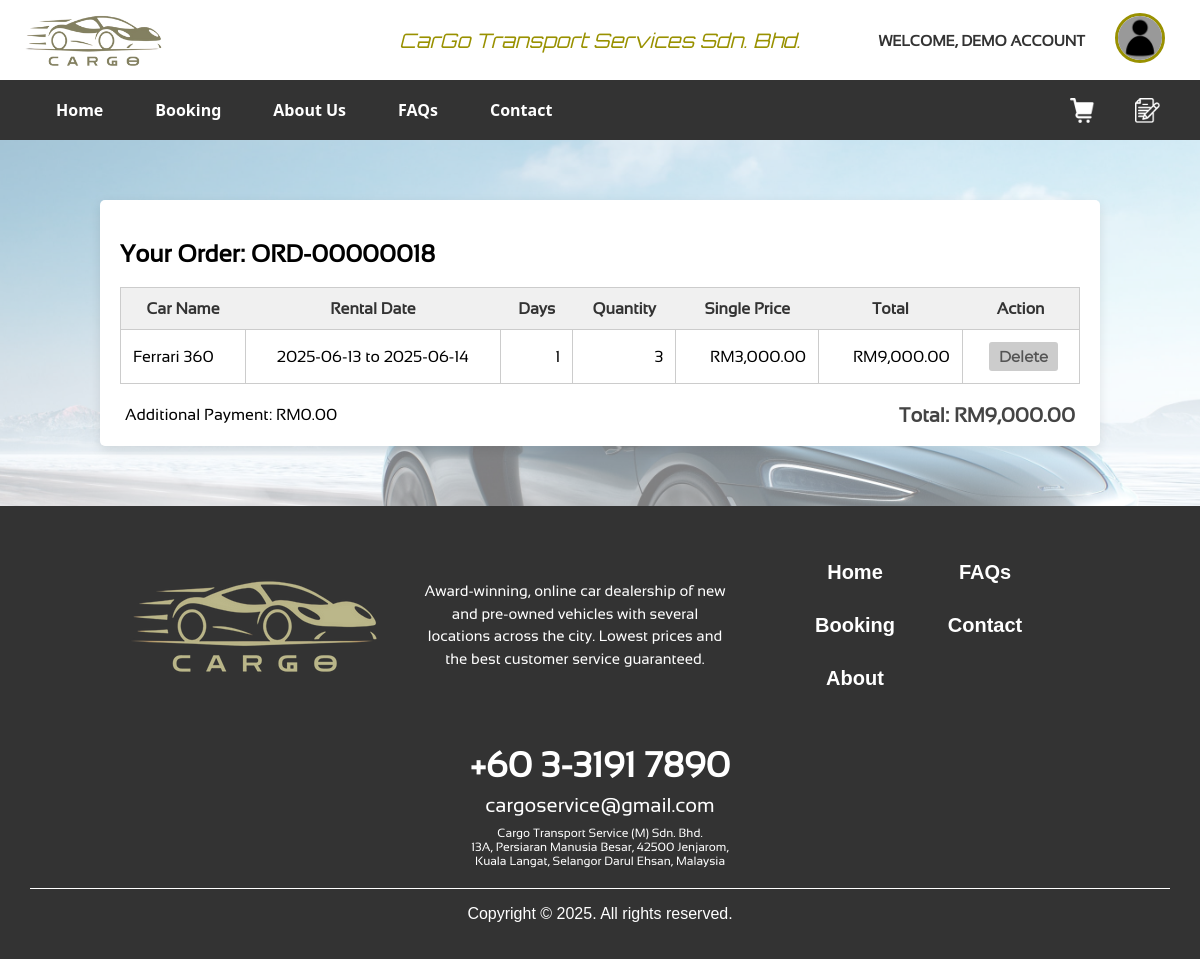
The app's page /order_item.php?order_id=18 (signed in) with its own data.
### tables this page shows
CREATE TABLE `order_items` (
  `order_item_id` int(11) NOT NULL AUTO_INCREMENT,
  `order_id` int(11) NOT NULL,
  `car_id` int(11) NOT NULL,
  `car_name` varchar(100) NOT NULL,
  `single_price` decimal(10,2) DEFAULT NULL,
  `quantity` int(11) DEFAULT NULL,
  `begin_date` date DEFAULT NULL,
  `end_date` date DEFAULT NULL,
  `rental_days` int(11) DEFAULT NULL,
  `final_price` decimal(10,2) DEFAULT NULL,
  PRIMARY KEY (`order_item_id`),
  KEY `order_id` (`order_id`),
  CONSTRAINT `order_items_ibfk_1` FOREIGN KEY (`order_id`) REFERENCES `orders` (`order_id`) ON DELETE CASCADE
);

CREATE TABLE `orders` (
  `order_id` int(11) NOT NULL AUTO_INCREMENT,
  `user_id` int(11) NOT NULL,
  `username` varchar(100) DEFAULT NULL,
  `full_name` varchar(150) DEFAULT NULL,
  `email` varchar(100) DEFAULT NULL,
  `phone_number` varchar(20) DEFAULT NULL,
  `payment_method` enum('card','bank','cash') NOT NULL,
  `card_number` varchar(30) DEFAULT NULL,
  `cardholder_name` varchar(100) DEFAULT NULL,
  `bank_name` varchar(100) DEFAULT NULL,
  `bank_account` varchar(100) DEFAULT NULL,
  `created_at` timestamp NOT NULL DEFAULT current_timestamp(),
  `addition_payment` decimal(10,2) NOT NULL DEFAULT 0.00,
  `total_price` decimal(10,2) NOT NULL DEFAULT 0.00,
  PRIMARY KEY (`order_id`)
);

### order_item.php (the view, shortened to what this page needs)
<?php
    require_once "include/connection.php";
    $order_id = isset($_GET['order_id']) ? intval($_GET['order_id']) : 0;
    $sql = "SELECT * FROM order_items WHERE order_id = ?";
    $stmt = $conn->prepare($sql);
    $stmt->bind_param("i", $order_id);
    $stmt->execute();
    $result = $stmt->get_result();
    $order_items = $result->fetch_all(MYSQLI_ASSOC);
    $stmt = $conn->prepare("SELECT addition_payment, total_price FROM orders WHERE order_id = ?");
    $stmt->bind_param("i", $order_id);
    $stmt->execute();
    $stmt->bind_result($addition_payment, $total_price);
    $current_date = date("Y-m-d");
?>
<!DOCTYPE html>
<html lang="en">
<head>
    <link rel="stylesheet" href="styles/font.css">
    <link rel="stylesheet" href="styles/main.css">
    <link rel="stylesheet" href="styles/order_item.css">
    <link rel="stylesheet" href="styles/notification.css">
</head>
<body>
    <?php include ("include/header.php")?>
    <div class="main-content">
        <div class="cart-container">
            <?php
                $formatted_order_id = 'ORD-' . str_pad($order_id, 8, '0', STR_PAD_LEFT);
            ?>
            <h2>Your Order: <?= htmlspecialchars($formatted_order_id) ?></h2>
            <?php if (count($order_items) > 0): ?>
            <table class="cart-table">
                <thead>
                    <tr>
                        <th>Car Name</th>
                        <th>Rental Date</th>
                        <th>Days</th>
                        <th>Quantity</th>
                        <th>Single Price</th>
                        <th>Total</th>
                        <th>Action</th>
                    </tr>
                </thead>
                <tbody>
                    <?php
                    foreach ($order_items as $item):
                        $total = $item['final_price'];
                        $begin_date = $item['begin_date'];
                        $isCancelable = strtotime($current_date) < strtotime($begin_date);
                    ?>
                        <tr>
                            <td id="str"> <?= htmlspecialchars($item['car_name']) ?> </td>
                            <td id="dateOrBtn"> <?= htmlspecialchars($item['begin_date']) ?> to <?= htmlspecialchars($item['end_date'])?></td>
                            <td> <?= htmlspecialchars($item['rental_days']) ?> </td>
                            <td> <?= htmlspecialchars($item['quantity']) ?> </td>
                            <td> RM<?= number_format($item['single_price'], 2) ?> </td>
                            <td> RM<?= number_format($total, 2) ?> </td>
                            <td id="dateOrBtn">
                                <?php if ($isCancelable): ?>
                                    <button id="deleteBtn" onclick="showDeleteModal(<?= $item['order_item_id'] ?>, '<?= $begin_date ?>')">Delete</button>
                                <?php else: ?>
                                    <button id="deleteBtn" disabled>Delete</button>
                                <?php endif; ?>
                            </td>
                        </tr>
                    <?php endforeach; ?>
                </tbody>
            </table>
            <?php endif; ?>
            <div class="cart-footer">
                <div class="addition-payment">Additional Payment: RM<?= number_format($addition_payment, 2) ?></div>
                <div class="total-price"><strong>Total: RM<?= number_format($total_price, 2) ?></strong></div>
            </div>
        </div>
    </div>
    <?php include ("include/footer.php")?>
</body>
</html>

### styles/main.css (style rules this page uses)
*, *::before, *::after { box-sizing: border-box; }
html, body { width: 100%; overflow-x: hidden; margin: 0; padding: 0; background-color: #f9f9f9; }

### styles/order_item.css (style rules this page uses)
body { background-image: url('../images/CartBG.jpg'); background-size: cover; background-position: center; background-repeat: no-repeat; background-attachment: fixed; }
.main-content { background-color: rgba(255, 255, 255, 0.5); padding: 20px; }
.cart-container { width: 90%; max-width: 1000px; margin: 40px auto; background: #fff; padding: 20px; border-radius: 5px; box-shadow: 0 4px 12px rgba(0, 0, 0, 0.1); font-family: 'Sansation', sans-serif; }
#deleteBtn { font-family: Montserrat; font-size: 15px; font-weight: bold; border: none; border-radius: 3px; padding: 5px 10px; margin-left: 5px; color: white; cursor: pointer; transition: background-color 0.3s ease, color 0.3s ease, transform 0.3s ease, font-weight 0.3s ease; background-color: maroon; }
#deleteBtn:disabled { color: #555; background-color: #ccc; cursor: not-allowed; transition: none; }
.cart-table { width: 100%; border-collapse: collapse; margin-bottom: 20px; border-left: 1px solid #ccc; border-right: 1px solid #ccc; border-top: 1px solid #ccc; }
th, td { padding: 12px; border-bottom: 1px solid #ccc; }
th { background-color: #f0f0f0; text-align: center; color: #333; }
td { border-left: 1px solid #ccc; border-right: 1px solid #ccc; text-align: right; }
#dateOrBtn { text-align: center; }
#str { text-align: left; }
.cart-footer { display: flex; justify-content: space-between; align-items: center; margin-top: 10px; padding: 0 5px; }
.total-price { font-size: 20px; font-weight: bold; color: #444; }

### records on screen
order_items: car_name "Ferrari 360", begin_date "2025-06-13", end_date "2025-06-14", rental_days "1", quantity "3", single_price "3,000.00", final_price "9,000.00", shows "Delete"
orders: addition_payment "0.00", total_price "9,000.00"

### other values on screen
$fullName "DEMO ACCOUNT"
$formatted_order_id "ORD-00000018"
